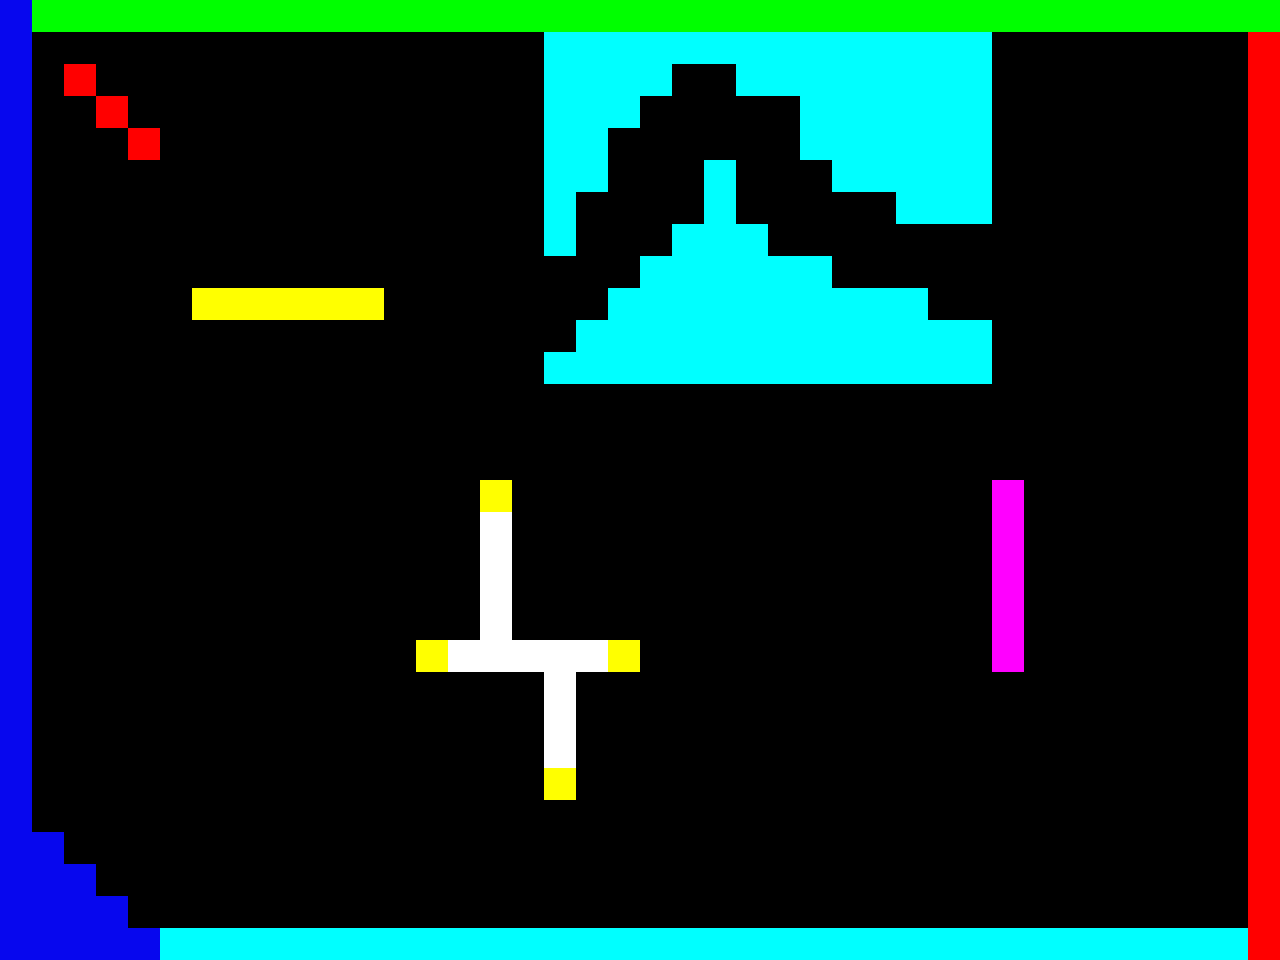

The image is a tile-based game level rendered from a .tmx file. Its description and source (layers, tilesets, objects; grid data summarised) follow:
An orthogonal 40x30 tile map with 32x32 px tiles, 2 tile layers (layer1, layer2) and 6 objects (4x wall, player, enemy).

<map version="1.4" tiledversion="1.4.3" orientation="orthogonal" renderorder="right-down" width="40" height="30" tilewidth="32" tileheight="32" infinite="0" nextlayerid="7" nextobjectid="11">
 <tileset firstgid="1" source="tilesets/squares.tsx" />
 <layer id="1" name="layer1" width="40" height="30">
  <properties>
   <property name="test" value="jope is dope" />
  </properties>
  <data>[1200 cells, 173 non-empty, 7 distinct tile ids]</data>
 </layer>
 <layer id="4" name="layer2" width="40" height="30">
  <properties>
   <property name="test" value="aap" />
  </properties>
  <data>[1200 cells, 103 non-empty, 1 distinct tile ids]</data>
 </layer>
 <objectgroup id="5" name="layer3">
  <object id="2" name="wall" type="wall" x="0" y="0" width="1280" height="32" />
  <object id="5" name="wall" type="wall" x="0" y="928" width="1280" height="32" />
  <object id="7" name="wall" type="wall" x="0" y="32" width="32" height="898" />
  <object id="8" name="wall" type="wall" x="1248" y="32" width="32" height="898" />
  <object id="9" name="player1" type="player" x="581.23" y="518.935" width="32" height="32" />
  <object id="10" name="asteroid" type="enemy" x="731.404" y="519.875" width="32" height="32" />
 </objectgroup>
</map>